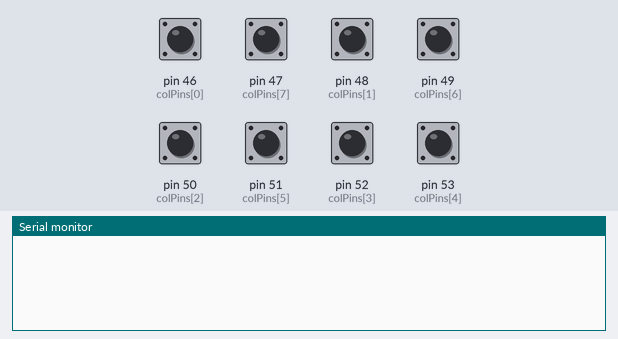
The sketch below on a simulated Arduino Mega 2560, built with avr-gcc and run on an emulated ATmega2560. Shown: the last lines printed to the serial monitor. The inputs (shaded band) are chosen by the test bench; at power-on: pin 46 (colPins[0]), pin 47 (colPins[7]), pin 48 (colPins[1]), pin 49 (colPins[6]), pin 50 (colPins[2]), pin 51 (colPins[5]), pin 52 (colPins[3]), pin 53 (colPins[4]) HIGH.

Above: at 1.2 s.
1.3 s: pin 46 (colPins[0]) pulled LOW for 0.15 s
At 2.4 s:
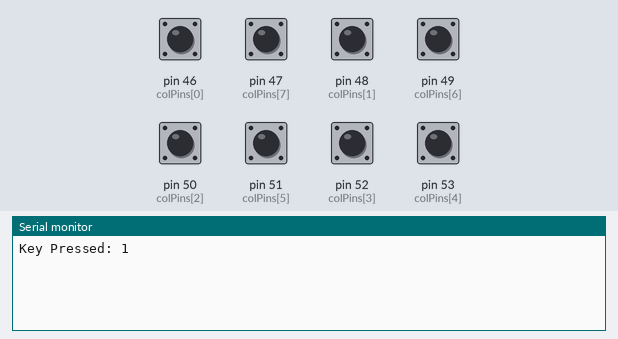
2.9 s: pin 47 (colPins[7]) pulled LOW for 0.15 s
At 3.8 s:
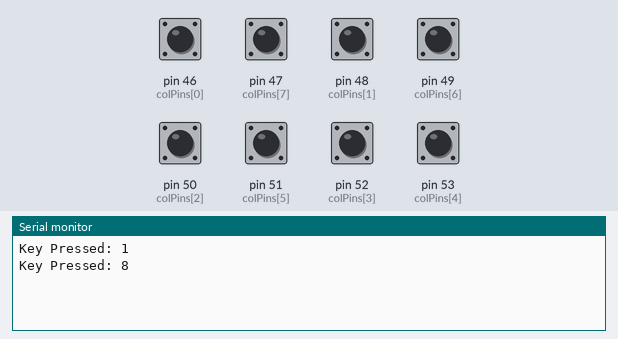
4.5 s: pin 48 (colPins[1]) pulled LOW for 0.15 s
At 4.9 s:
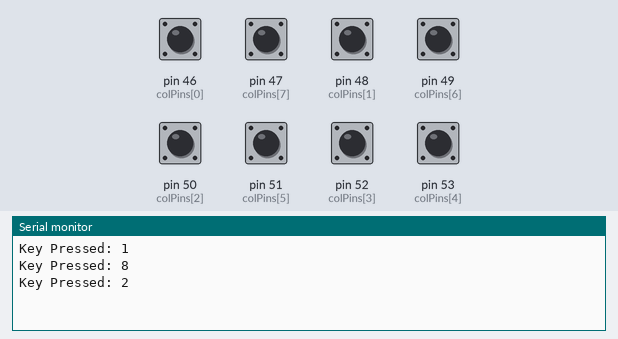
6.1 s: pin 49 (colPins[6]) pulled LOW for 0.15 s
At 7.3 s:
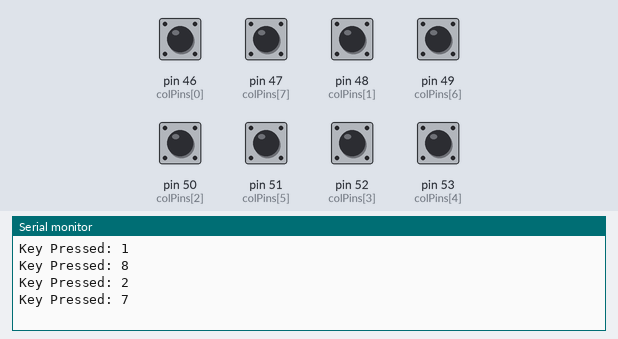
7.7 s: pin 50 (colPins[2]) pulled LOW for 0.15 s
At 8.6 s:
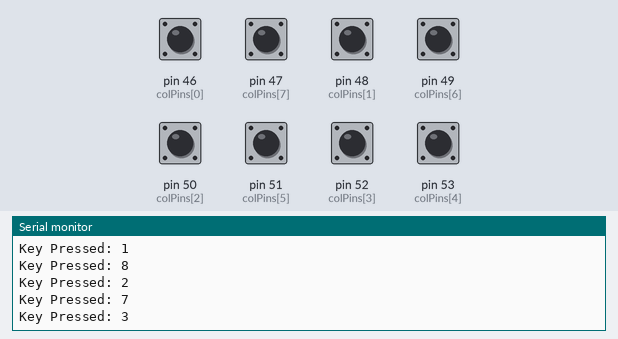
9.3 s: pin 51 (colPins[5]) pulled LOW for 0.15 s
At 10.1 s:
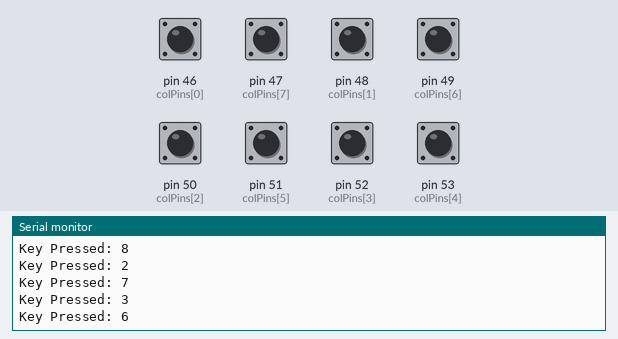
Timing chart, 0 to 11.9 s (numbered marks = the images above; inputs shaded):
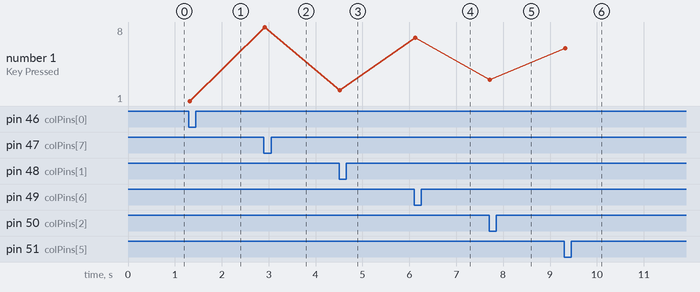

Measured:
- after the input at 1.3 s, the serial monitor: prints a new line at once (image 1)
- after the input at 2.9 s, the serial monitor: prints a new line at once (image 2)
- after the input at 4.5 s, the serial monitor: prints a new line at once (image 3)
- after the input at 6.1 s, the serial monitor: prints a new line at once (image 4)
- after the input at 7.7 s, the serial monitor: prints a new line at once (image 5)
- after the input at 9.3 s, the serial monitor: prints a new line at once (image 6)
- plotted number 1: 1 → 8 after the input at 2.9 s, 8 → 2 after the input at 4.5 s, 2 → 7 after the input at 6.1 s, 7 → 3 after the input at 7.7 s, 3 → 6 after the input at 9.3 s

The sketch:

12x8array_test_WORKING.ino
```cpp
const byte ROWS = 12; // 12 rows
const byte COLS = 8;  // 8 columns

// Define the symbols for each button on the matrix
char hexaKeys[ROWS][COLS] = {
  {'1', '2', '3', '4', '5', '6', '7', '8'},
  {'9', 'A', 'B', 'C', 'D', 'E', 'F', 'G'},
  {'H', 'I', 'J', 'K', 'L', 'M', 'N', 'O'},
  {'P', 'Q', 'R', 'S', 'T', 'U', 'V', 'W'},
  {'X', 'Y', 'Z', 'a', 'b', 'c', 'd', 'e'},
  {'f', 'g', 'h', 'i', 'j', 'k', 'l', 'm'},
  {'n', 'o', 'p', 'q', 'r', 's', 't', 'u'},
  {'v', 'w', 'x', 'y', 'z', '0', '1', '2'},
  {'3', '4', '5', '6', '7', '8', '9', '!'},
  {'@', '#', '$', '%', '^', '&', '*', '('},
  {')', '-', '_', '=', '+', '[', ']', '{'},
  {'}', '|', ';', ':', '"', '/', '<', '>'}
};

// Define the row and column pin mappings
byte rowPins[ROWS] = { 38, 40, 42, 44, 37, 35, 34, 36, 45, 43, 41, 39 };
byte colPins[COLS] = { 46, 48, 50, 52, 53, 51, 49, 47 };

// Variables for debounce handling
char lastKey = '\0';
unsigned long lastKeyPressTime = 0;
const unsigned long debounceDelay = 200;  // Adjust if needed

void setup() {
  Serial.begin(9600);

  // Initialize row pins as OUTPUT and set them HIGH initially
  for (byte i = 0; i < ROWS; i++) {
    pinMode(rowPins[i], OUTPUT);
    digitalWrite(rowPins[i], HIGH);
  }

  // Initialize column pins as INPUT_PULLUP (active low logic)
  for (byte i = 0; i < COLS; i++) {
    pinMode(colPins[i], INPUT_PULLUP);
  }
}

void loop() {
  scanMatrix();
  delay(50); // Small delay to prevent excessive CPU usage
}

void scanMatrix() {
  for (byte row = 0; row < ROWS; row++) {
    digitalWrite(rowPins[row], LOW); // Activate one row at a time

    for (byte col = 0; col < COLS; col++) {
      if (digitalRead(colPins[col]) == LOW) { // Detect key press
        char pressedKey = hexaKeys[row][col];

        if (pressedKey != lastKey || (millis() - lastKeyPressTime) > debounceDelay) {
          Serial.print("Key Pressed: ");
          Serial.println(pressedKey);

          lastKey = pressedKey; // Store last pressed key
          lastKeyPressTime = millis(); // Record press time

          // Wait for key release to avoid repeated detection
          while (digitalRead(colPins[col]) == LOW) {
            delay(10);
          }
          lastKey = '\0'; // Reset last key after release
        }
      }
    }

    digitalWrite(rowPins[row], HIGH); // Deactivate row
  }
}
```
